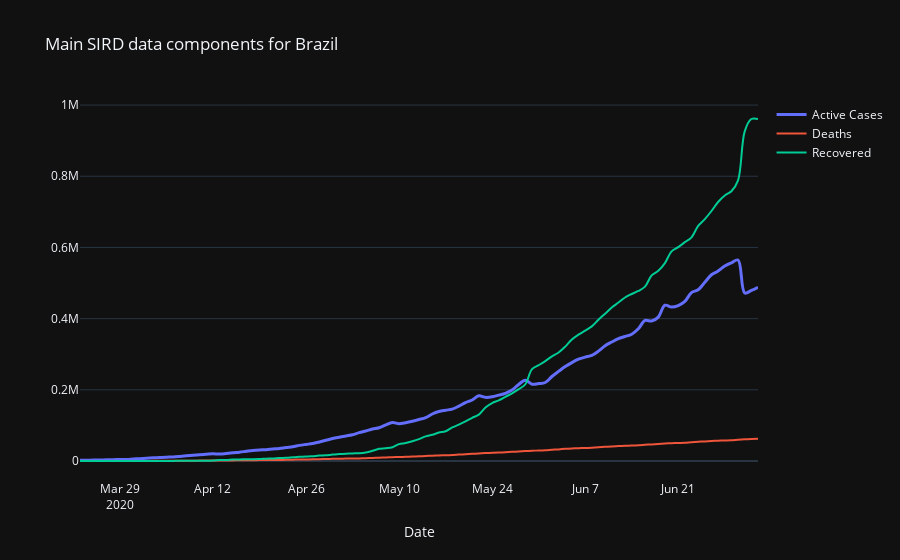

The notebook cell saved with this chart:
### Markdown cell above
This is actually the city level database from [Wesly Cota](https://github.com/wcota/covid19br). We can then create the default components of an epidemic __SIRD__ model _i.e._ the **S**uceptible (people that can be reached by the desease), the **I**nfected (or the dailly active cases of the desease), the **R**ecovered (accumulated values of people that recovered from the desease), and the **D**eaths (also accumulated value of the deaths). Country wise we have the following pattern for each component:

### Code cell
# Creating the correct component values
country_df = wlcota_df.where(wlcota_df["state"] == "TOTAL").dropna(subset=["state"]).reset_index()
country_df =  country_df[["date", "newDeaths", "deaths", "newCases", "totalCases", "recovered"]].dropna()
active_infected = [ country_df["totalCases"].iloc[0] ]
country_df["newRecovered"] = country_df["recovered"].diff()
for nc, nd, nr in zip(country_df["newCases"].iloc[1:], 
                      country_df["newDeaths"].iloc[1:], 
                      country_df["newRecovered"].iloc[1:]):
    active_infected.append(active_infected[-1] + nc - nd - nr)
country_df["activeCases"] = active_infected

# Plotting the correct results components
import plotly.graph_objects as go

fig = go.Figure()
fig.add_trace(go.Scatter(
    name="Active Cases",
    x=country_df["date"],
    y=country_df["activeCases"],
    mode='lines',
    line_shape='spline',
    line=dict(width=3)))
fig.add_trace(go.Scatter(
    name="Deaths",
    x=country_df["date"],
    y=country_df["deaths"],
    mode='lines',
    line_shape='spline'))
fig.add_trace(go.Scatter(
    name="Recovered",
    x=country_df["date"],
    y=country_df["recovered"],
    mode='lines',
    line_shape='spline'))
fig.update_layout(
    template='plotly_dark',
    xaxis=dict(showgrid=False),
    xaxis_title='Date',
    title_text="Main SIRD data components for Brazil")

fig.show()
